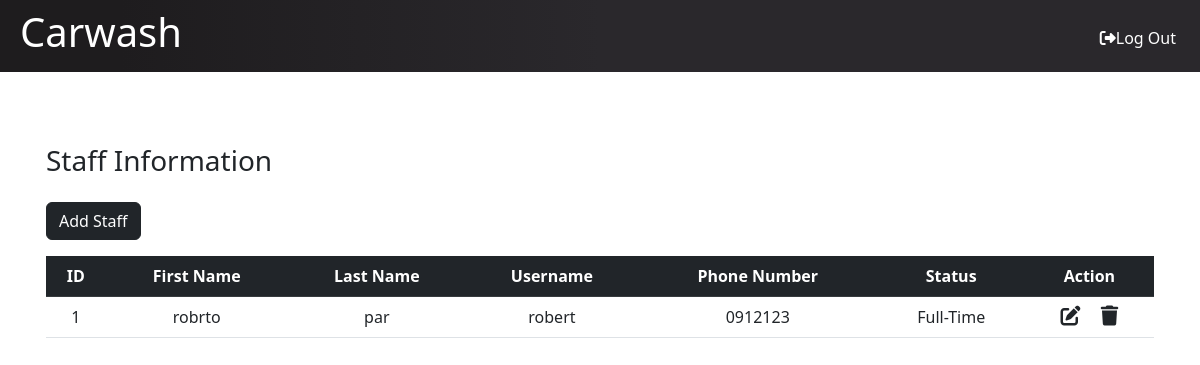
/admin/admin.php (signed in), run on the app's committed database.
### tables this page shows
CREATE TABLE `staff_tbl` (
  `staffID` int(11) UNSIGNED NOT NULL,
  `firstname` varchar(50) NOT NULL,
  `lastname` varchar(50) NOT NULL,
  `username` varchar(50) NOT NULL,
  `phonenum` varchar(15) NOT NULL,
  `password` varchar(255) NOT NULL,
  `stID` int(11) UNSIGNED NOT NULL
);

CREATE TABLE `staffstatus_tbl` (
  `stID` int(11) UNSIGNED NOT NULL,
  `status` varchar(50) NOT NULL
);

### admin/admin.php (the view, shortened to what this page needs)
<?php
 include "../include/connection.php";
 include "../include/header.php";
?>
<div class="container px-3 pt-4">
<div class="mb-4">
  <h3>Staff Information</h3>
</div>
<button class="btn btn-dark mb-3" data-bs-toggle="modal" data-bs-target="#exampleModal">Add Staff</button>
<table class="table table-hover text-center">
      <thead class="table-dark">
        <tr>
          <th scope="col">ID</th>
          <th scope="col">First Name</th>
          <th scope="col">Last Name</th>
          <th scope="col">Username</th>
          <th scope="col">Phone Number</th>
          <th scope="col">Status</th>
          <th scope="col">Action</th>
        </tr>
      </thead>
      <tbody>
        <?php
        $sql = "SELECT * FROM staff_tbl s INNER JOIN staffstatus_tbl st ON s.stID = st.stID";
        $result = mysqli_query($con, $sql);
        while ($row = mysqli_fetch_assoc($result)) {
        ?>
          <tr>
            <td><?php echo $row["staffID"] ?></td>
            <td><?php echo $row["firstname"] ?></td>
            <td><?php echo $row["lastname"] ?></td>
            <td><?php echo $row["username"] ?></td>
            <td><?php echo $row["phonenum"] ?></td>
            <td><?php echo $row["status"] ?></td>
            <td>
              <a href="update.php?id=<?php echo $row["staffID"] ?>" class="link-dark"><i class="fa-solid fa-pen-to-square fs-5 me-3"></i></a>
              <a onclick="return confirm('Are you sure you want to delete this record?')" href="delete.php?id=<?php echo $row["staffID"] ?>" class="link-dark"><i class="fa-solid fa-trash fs-5"></i></a>
            </td>
          </tr>
        <?php
        }
        ?>
      </tbody>
    </table>
</div>
<?php include "../include/footer.php"; ?>

### data on the page
staff_tbl: staffID "1", firstname "robrto", lastname "par", username "robert", phonenum "0912123", stID.status "Full-Time"
